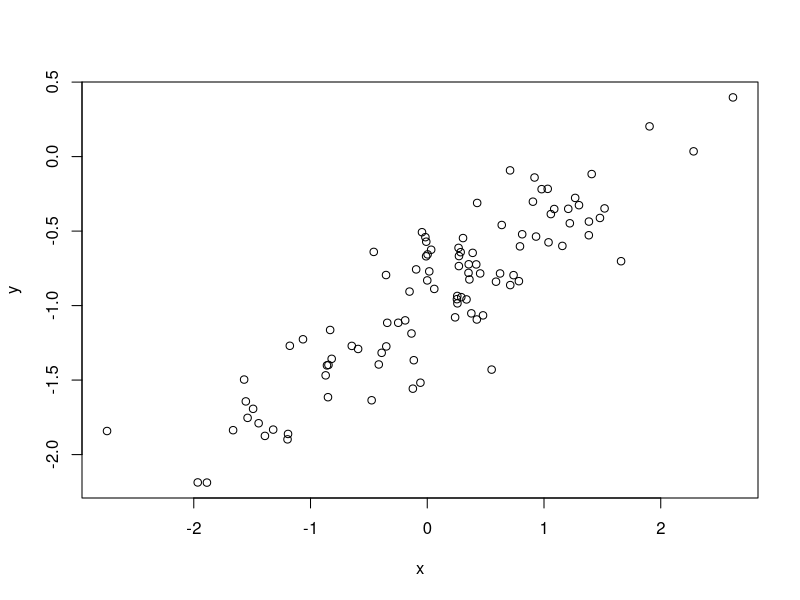
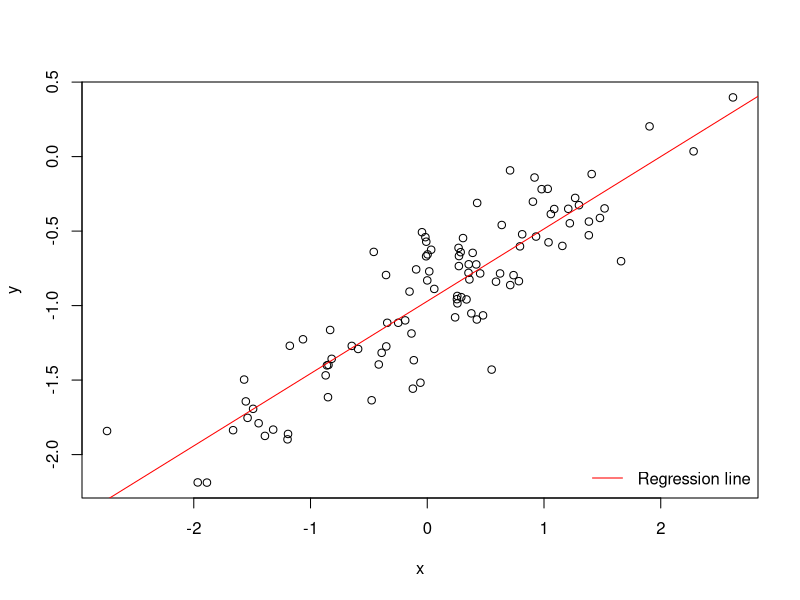
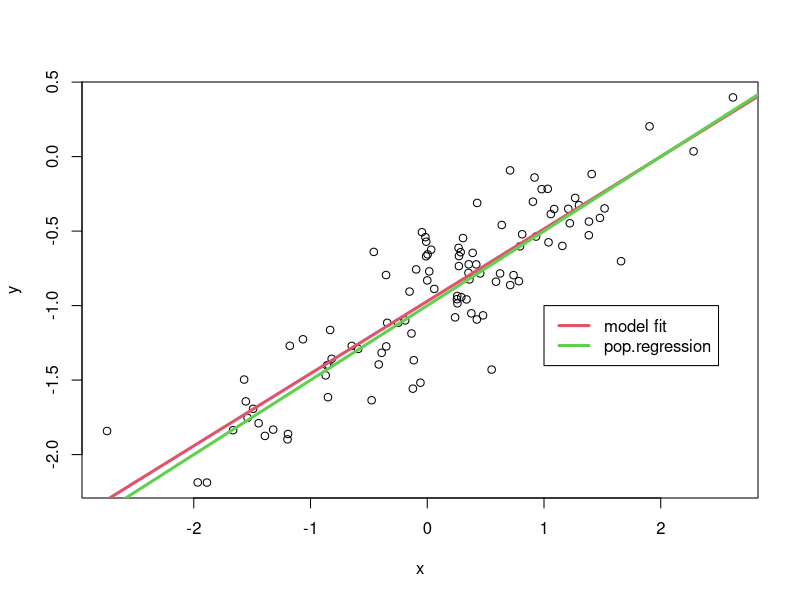

Reproduce these figures in R, in order.
## ---- chunk 1
set.seed(3876)
x=rnorm(100, mean = 0, sd = 1)
## ---- chunk 2
eps = rnorm(100,mean=0,sd = 0.25)
## ---- chunk 3
y = -1+0.5*x + eps
length(y)
## ---- chunk 4
plot(y~x)
## ---- chunk 5
lm.fit = lm(y~x)
summary(lm.fit)
## ---- chunk 6
plot(y~x); abline(lm.fit, col = "red")
legend("bottomright", c("Regression line"), lwd=1, col="red",bty ="n")
## ---- chunk 7
plot(x,y)
abline(lm.fit,lwd=3,col=2)
abline(-1,0.5,lwd=3,col=3)
legend(-1, legend = c("model fit", "pop.regression"), col=2:3,lwd=3)
